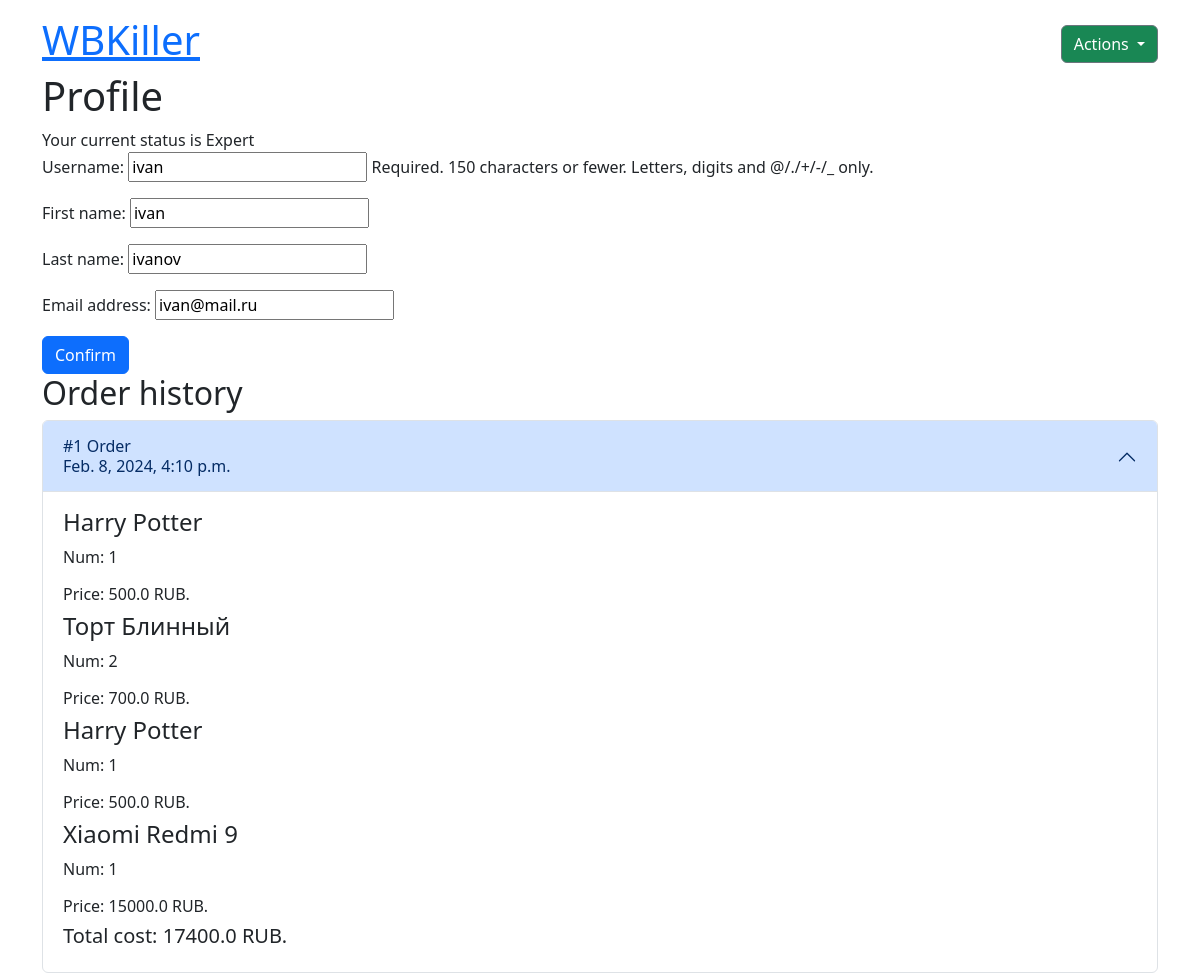
Page /profile/5 (signed in) on the committed database.
### app_shop/models.py (models this page shows, shortened)
class Order(models.Model):
    user = models.ForeignKey(User, on_delete=models.CASCADE, verbose_name='пользователь')
    date = models.DateTimeField(auto_now_add=True, verbose_name='дата заказа')
    cart_good = models.ManyToManyField(GoodCart, verbose_name='товар из корзины')
    amount = models.FloatField(default=0, verbose_name='общая стоимость')
    class Meta:
        db_table = 'order'
        verbose_name = 'заказ'
        verbose_name_plural = 'заказы'

class GoodCart(models.Model): #7
    user = models.ForeignKey(User, verbose_name='пользователь', on_delete=models.CASCADE)
    good = models.ForeignKey(Good, verbose_name='товар', on_delete=models.CASCADE)
    good_num = models.PositiveIntegerField(default=1, verbose_name='кол-во товаров')
    payment_choices = [
        ('p', 'Оплаче'),
        ('n', 'Не оплачен')
    ]
    payment_flag = models.CharField(choices=payment_choices, max_length=1, default='n', verbose_name='статус оплаты')
    class Meta:
        db_table = 'good2cart'
        verbose_name = 'корзина'
        verbose_name_plural = 'корзины'

class Good(models.Model): #6
    name = models.CharField(max_length=25, db_index=True, verbose_name='название товара')
    category = models.ForeignKey(GoodCategory, on_delete=models.CASCADE, verbose_name='категория', null=True) #внешний ключ
    price = models.FloatField(verbose_name='цена')
    description = models.TextField(verbose_name='описание товара')
    shop = models.ForeignKey(Shop, on_delete=models.CASCADE, related_name='goods', verbose_name='магазин')
    image = models.ImageField(upload_to='goods', verbose_name='картинка товара')
    amount = models.PositiveIntegerField(verbose_name='кол-во товара')
    activity_choices = [
        ('a', 'Активный'),
        ('i', 'Стоп-лист')
    ]
    activity_flag = models.CharField(choices=activity_choices, max_length=1, default='i', verbose_name='флаг активности')
    class Meta:
        db_table = 'good'
        verbose_name = 'товар'
        verbose_name_plural = 'товары'

### app_shop/views.py (the view, shortened to what this page needs)
# urls.py: path('profile/<int:pk>', UserUpdateView.as_view(), name='profile'),
class UserUpdateView(UpdateView):
    model = User
    fields = ('username', 'first_name', 'last_name', 'email')
    template_name = 'app_shop/profile.html'
    def get_context_data(self, **kwargs):
        context = super(UserUpdateView, self).get_context_data(**kwargs)
        context['orders'] = Order.objects.prefetch_related('cart_good').filter(user=self.request.user).order_by('-date')
        return context

### app_shop/templates/app_shop/profile.html (shortened to what this page needs)
{% extends 'app_shop/base.html' %}
{% block main %}
    <h1>Profile</h1>
    {% if object.profile.status_flag == 'new' %}
        <span>Your current status is Trainee</span>
    {% elif object.profile.status_flag == 'adv' %}
        <span>Your current status is Advanced</span>
    {% else %}
        <span>Your current status is Expert</span>
    {% endif %}
    <form method="post">
        {{form.as_p}}
        <button class="btn btn-primary" type="submit">Confirm</button>
    </form>
<h2>Order history</h2>
<div class="accordion" id="accordionExample">
    {% for order in orders %}
        <div class="accordion-item">
    <h2 class="accordion-header">
      <button class="accordion-button" type="button" data-bs-toggle="collapse" data-bs-target="#collapseOne" aria-expanded="true" aria-controls="collapseOne">
        #{{order.id}} Order <br>{{order.date}}
      </button>
    </h2>
    <div id="collapseOne" class="accordion-collapse collapse show" data-bs-parent="#accordionExample">
      <div class="accordion-body d-flex flex-column">
          {% for i_good in order.cart_good.all %}
            <div>
                <h4>{{i_good.good.name}}</h4>
            </div>
          <div>
              <p>Num: {{i_good.good_num}}</p>
          </div>
          <div>
              <h6>Price: {{i_good.good.price}} RUB.</h6>
          </div>
          {% endfor %}
          <h5>Total cost: {{order.amount}} RUB.</h5>
      </div>
    </div>
  </div>
    {% endfor %}
</div>
{% endblock %}

### rows in the picture
Order: id "1", date "Feb. 8, 2024, 4:10 p.m.", amount "17400.0"
GoodCart: good.name "Harry Potter", good_num "1", good.price "500.0"
GoodCart: good.name "Торт Блинный", good_num "2", good.price "700.0"
GoodCart: good.name "Harry Potter", good_num "1", good.price "500.0"
GoodCart: good.name "Xiaomi Redmi 9", good_num "1", good.price "15000.0"
